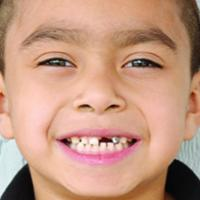
#> input picture my_ai_project/data/raw/10_0_4_20170103200501766.jpg.chip.jpg, 200 x 200 px; its folder holds 4 pictures in this run
$ python data_preprocessing.py
#> lines starting #> are read from the running program, lines starting #| are printed output that depends on the picture
import cv2
import os
import pandas as pd
import numpy as np
from tqdm import tqdm # لإظهار شريط التقدم
from sklearn.model_selection import train_test_split

# --- 1. تعريف المسارات ---
# المسار الحالي لملف data_preprocessing.py (داخل src)
BASE_DIR = os.path.dirname(os.path.abspath(__file__))
# العودة مجلد واحد للوراء للوصول لجذر المشروع (my_ai_project)
PROJECT_ROOT = os.path.join(BASE_DIR, '..')

RAW_DATA_DIR = os.path.join(PROJECT_ROOT, 'data', 'raw')
PROCESSED_DATA_DIR = os.path.join(PROJECT_ROOT, 'data', 'processed')
PROCESSED_CSV_PATH = os.path.join(PROCESSED_DATA_DIR, 'processed_labels.csv')

# التأكد من وجود مجلد البيانات المعالجة
os.makedirs(PROCESSED_DATA_DIR, exist_ok=True)

# --- 2. تحميل كاشف الوجه (Haar Cascade) ---
# ستحتاجون إلى تحميل ملف 'haarcascade_frontalface_default.xml'
# يجب أن يكون هذا الملف في نفس مجلد 'src' أو في مسار يمكن الوصول إليه
HAARCASCADE_PATH = os.path.join(BASE_DIR, 'haarcascade_frontalface_default.xml') # المسار داخل مجلد src
face_cascade = cv2.CascadeClassifier(HAARCASCADE_PATH)

if face_cascade.empty():
    print(f"Error: Haar Cascade XML file not found at {HAARCASCADE_PATH}")
    print("Please ensure 'haarcascade_frontalface_default.xml' is correctly placed in the 'src' folder.")
    exit() # الخروج إذا لم يتم تحميل الكاشف

# --- 3. تهيئة قائمة لتخزين البيانات المعالجة ---
processed_data_list = []

# --- 4. معالجة الصور ---
print(f"Starting image preprocessing from: {RAW_DATA_DIR}")
image_files = [f for f in os.listdir(RAW_DATA_DIR) if f.endswith(('.jpg', '.png', '.jpeg'))]

for filename in tqdm(image_files, desc="Processing Images"):
    img_path = os.path.join(RAW_DATA_DIR, filename)
    img = cv2.imread(img_path)
#> img is the input picture: shape (200, 200, 3); mean B, G, R 130.2, 152.3, 196.2

    if img is None:
        # print(f"Warning: Could not load image {filename}. Skipping.")
        continue # تخطي الصور التي لا يمكن تحميلها

    # تحويل الصورة إلى تدرج رمادي لكشف الوجه
    gray = cv2.cvtColor(img, cv2.COLOR_BGR2GRAY)
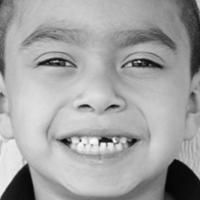
#> gray: shape (200, 200); min 2, max 253, mean 162.9
    # كشف الوجوه في الصورة
    faces = face_cascade.detectMultiScale(gray, scaleFactor=1.1, minNeighbors=5, minSize=(30, 30))
#> faces = ()

    if len(faces) == 0:
        # print(f"No face detected in {filename}. Skipping.")
        continue # تخطي الصور التي لا تحتوي على وجوه

    # نأخذ أول وجه يتم الكشف عنه فقط (غالباً ما يكون هو الوجه الرئيسي)
    (x, y, w, h) = faces[0]
    face_img = img[y:y+h, x:x+w] # قص الوجه من الصورة الأصلية

    # تغيير حجم الوجه وتطبيعه
    IMG_SIZE = (128, 128) # حجم الصورة الموحد للمدخلات النموذج
    face_resized = cv2.resize(face_img, IMG_SIZE)
    face_normalized = face_resized / 255.0 # تطبيع قيم البكسل بين 0 و 1

    # --- 5. استخراج العمر والجنس (خاص بـ UTKFace) ---
    # تنسيق اسم الملف في UTKFace: [age]_[gender]_[race]_[date&time].jpg
    # مثال: 23_0_0_20170113000000000.jpg (عمر 23، جنس 0 = ذكر، عرق 0 = أبيض)
    parts = filename.split('_')
    if len(parts) >= 2:
        try:
            age = int(parts[0])
            gender = int(parts[1]) # 0 for male, 1 for female
        except ValueError:
            # print(f"Could not parse age/gender from filename {filename}. Skipping.")
            continue # تخطي الملفات ذات الأسماء غير الصالحة
    else:
        # print(f"Filename {filename} does not match expected format. Skipping.")
        continue # تخطي الملفات التي لا تتوافق مع التنسيق

    # --- 6. حفظ الصورة المعالجة وتصنيفاتها ---
    # نستخدم اسم ملف فريد للمعالج لكي لا يتكرر في مجلد processed
    processed_filename = f"processed_{filename}"
    processed_filepath = os.path.join(PROCESSED_DATA_DIR, processed_filename)
    # حفظ الصورة المعالجة. يجب تحويلها مرة أخرى إلى 0-255 و uint8 قبل الحفظ.
    cv2.imwrite(processed_filepath, (face_normalized * 255).astype(np.uint8))

    processed_data_list.append({
        'image_path': processed_filepath,
        'age': age,
        'gender': gender # 0 for male, 1 for female
    })
#> pass 2 of the loop `for filename in tqdm(image_files, desc="Processing Images"):`:
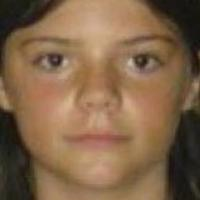
#> input picture my_ai_project/data/raw/14_1_0_20170109212749213.jpg.chip.jpg, 200 x 200 px
#> img is the input picture: shape (200, 200, 3); mean B, G, R 72.7, 100.1, 129
#> `gray = cv2.cvtColor(img, cv2.COLOR_BGR2GRAY)`:
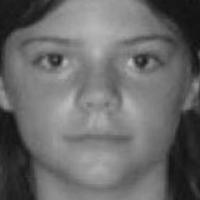
#> gray: shape (200, 200); min 13, max 190, mean 105.7
#> faces = [[10, 5, 182, 182]]
#> x = 10; y = 5; w = 182
#> `face_img = img[y:y+h, x:x+w]`:
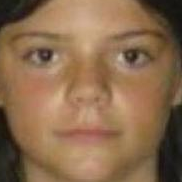
#> face_img: shape (182, 182, 3); mean B, G, R 77.4, 106.7, 138.5
#> pass 3 of the loop `for filename in tqdm(image_files, desc="Processing Images"):`:
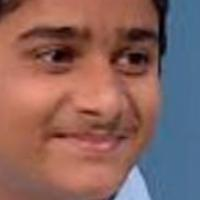
#> input picture my_ai_project/data/raw/15_0_3_20170104225537649.jpg.chip.jpg, 200 x 200 px
#> img is the input picture: shape (200, 200, 3); mean B, G, R 95.7, 100.3, 136.5
#> `gray = cv2.cvtColor(img, cv2.COLOR_BGR2GRAY)`:
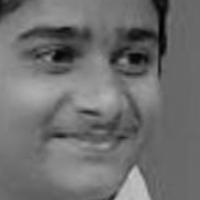
#> gray: shape (200, 200); min 1, max 202, mean 110.6
#> faces = ()
#> the loop made 4 passes; the first 3 are shown

# --- 7. حفظ التصنيفات في ملف CSV ---
df = pd.DataFrame(processed_data_list)
df.to_csv(PROCESSED_CSV_PATH, index=False)
print(f"\nPreprocessing complete! Processed {len(df)} images.")
print(f"Labels saved to: {PROCESSED_CSV_PATH}")

# --- 8. تقسيم البيانات (تدريب، تحقق، اختبار) ---
# تعيين بذور عشوائية لضمان تكرار النتائج في كل مرة يتم تشغيل الكود
np.random.seed(42)

# تقسيم البيانات إلى تدريب + تحقق (80%) واختبار (20%)
# stratify=df['gender'] يضمن أن نسبة الذكور والإناث متساوية تقريباً في كل مجموعة
#> (the run stopped early here; a loop or call above may not have finished)
